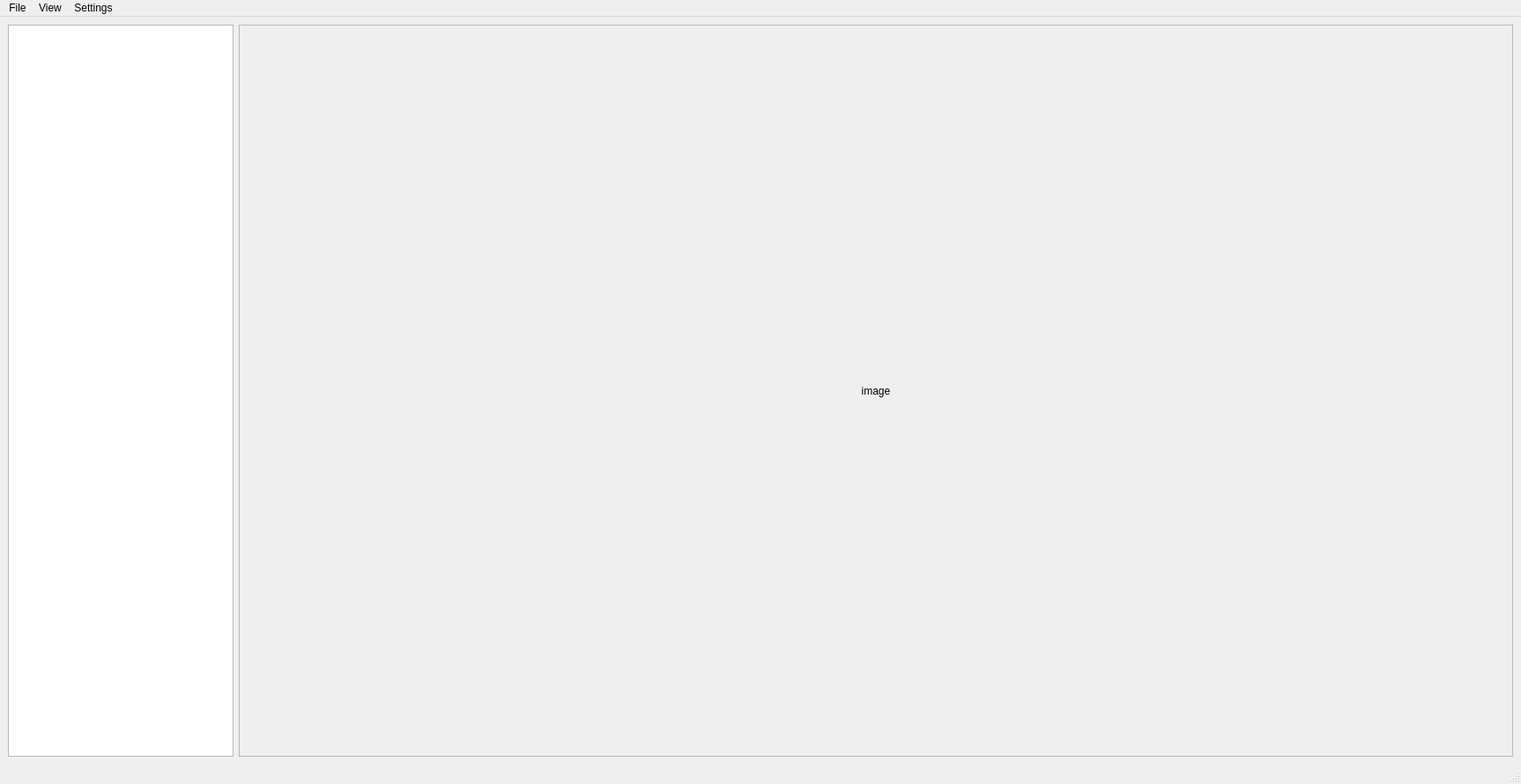
<?xml version="1.0" encoding="UTF-8"?>
<ui version="4.0">
 <class>MainWindow</class>
 <widget class="QMainWindow" name="MainWindow">
  <property name="geometry">
   <rect>
    <x>0</x>
    <y>0</y>
    <width>1726</width>
    <height>890</height>
   </rect>
  </property>
  <property name="windowTitle">
   <string>MainWindow</string>
  </property>
  <widget class="QWidget" name="main_widget">
   <layout class="QHBoxLayout" name="horizontalLayout_3">
    <item>
     <widget class="QTreeView" name="side_bar">
      <property name="sizePolicy">
       <sizepolicy hsizetype="Minimum" vsizetype="Expanding">
        <horstretch>0</horstretch>
        <verstretch>0</verstretch>
       </sizepolicy>
      </property>
      <property name="minimumSize">
       <size>
        <width>200</width>
        <height>0</height>
       </size>
      </property>
      <property name="maximumSize">
       <size>
        <width>400</width>
        <height>16777215</height>
       </size>
      </property>
      <property name="baseSize">
       <size>
        <width>200</width>
        <height>0</height>
       </size>
      </property>
      <property name="editTriggers">
       <set>QAbstractItemView::EditKeyPressed</set>
      </property>
      <property name="sortingEnabled">
       <bool>true</bool>
      </property>
     </widget>
    </item>
    <item>
     <widget class="QScrollArea" name="scrollArea">
      <property name="widgetResizable">
       <bool>true</bool>
      </property>
      <widget class="QWidget" name="scrollAreaWidgetContents">
       <property name="geometry">
        <rect>
         <x>0</x>
         <y>0</y>
         <width>1444</width>
         <height>829</height>
        </rect>
       </property>
       <layout class="QVBoxLayout" name="verticalLayout_2">
        <item>
         <widget class="QLabel" name="main_view">
          <property name="text">
           <string>image</string>
          </property>
          <property name="alignment">
           <set>Qt::AlignCenter</set>
          </property>
         </widget>
        </item>
       </layout>
      </widget>
     </widget>
    </item>
   </layout>
  </widget>
  <widget class="QMenuBar" name="menu_bar">
   <property name="geometry">
    <rect>
     <x>0</x>
     <y>0</y>
     <width>1726</width>
     <height>21</height>
    </rect>
   </property>
   <widget class="QMenu" name="menu_file">
    <property name="title">
     <string>File</string>
    </property>
    <addaction name="action_menu_file_open"/>
    <addaction name="action_menu_file_save"/>
   </widget>
   <widget class="QMenu" name="menu_view">
    <property name="title">
     <string>View</string>
    </property>
    <addaction name="action_menu_view_main"/>
    <addaction name="action_menu_view_list"/>
    <addaction name="action_menu_view_grid"/>
    <addaction name="action_menu_view_filelist"/>
   </widget>
   <widget class="QMenu" name="menu_settings">
    <property name="title">
     <string>Settings</string>
    </property>
    <addaction name="action_menu_settings_account"/>
   </widget>
   <addaction name="menu_file"/>
   <addaction name="menu_view"/>
   <addaction name="menu_settings"/>
  </widget>
  <widget class="QStatusBar" name="status_bar"/>
  <action name="action_menu_file_open">
   <property name="icon">
    <iconset theme="file">
     <normaloff>.</normaloff>.</iconset>
   </property>
   <property name="text">
    <string>Open</string>
   </property>
  </action>
  <action name="action_menu_file_save">
   <property name="text">
    <string>Save</string>
   </property>
  </action>
  <action name="action_menu_view_main">
   <property name="text">
    <string>main</string>
   </property>
  </action>
  <action name="action_menu_view_list">
   <property name="text">
    <string>list</string>
   </property>
  </action>
  <action name="action_menu_view_grid">
   <property name="text">
    <string>grid</string>
   </property>
  </action>
  <action name="action_menu_view_filelist">
   <property name="text">
    <string>file list</string>
   </property>
  </action>
  <action name="action_menu_settings_account">
   <property name="text">
    <string>account</string>
   </property>
  </action>
 </widget>
 <resources/>
 <connections/>
</ui>
